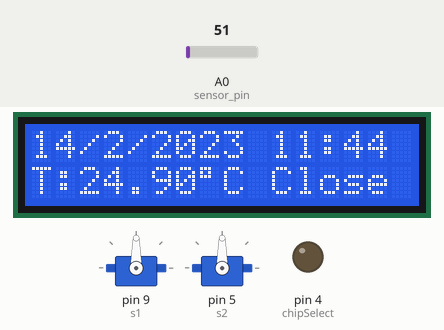
This sketch was run on a simulated Arduino Uno, built with avr-gcc and run on an emulated ATmega328P. Shown: 2 × servo, 16×2 character LCD, output pins drawn as LEDs (lit = HIGH). Inputs (shaded band) come from the test bench; at power-on: A0 (sensor_pin) = 51. The local clock reads 2024-03-15 10:24:30 at power-on unless the sketch sets it; storage starts empty; what the sketch prints to the serial monitor is not drawn.

Above: at 1.3 s.
1.4 s: A0 (sensor_pin) set to 58
At 6.4 s:
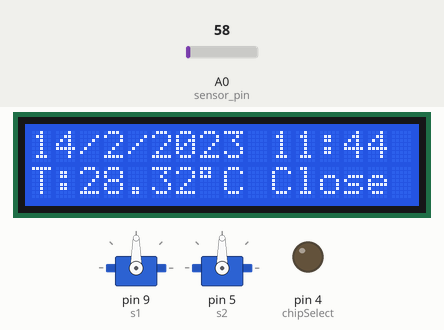
6.8 s: A0 (sensor_pin) set to 68
At 9.9 s:
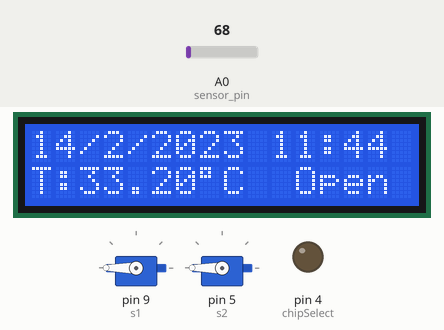
12.1 s: A0 (sensor_pin) set to 61
At 14.5 s:
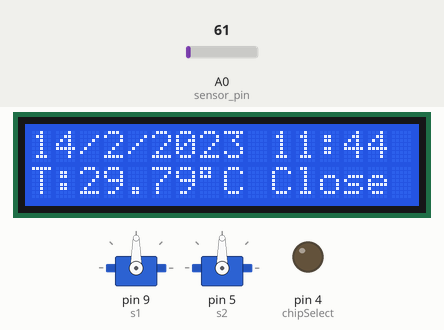
Timing chart, 0 to 16.0 s (numbered marks = the images above; inputs shaded):
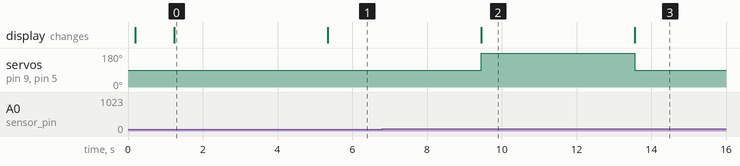

Measured:
- the behaviour switches between 61 and 62 on A0 (sensor_pin) (found by bisection; images 1 and 2)
- after the input at 1.4 s, the display: changes after 3.9 s (image 1)
- after the input at 6.8 s, servo on pin 9 (s1), servo on pin 5 (s2): 90° → 180° after 2.7 s; the display: changes after 2.7 s (image 2)
- after the input at 12.1 s, servo on pin 9 (s1), servo on pin 5 (s2): 180° → 90° after 1.5 s; the display: changes after 1.5 s (image 3)

The sketch:

lm35withservoRTC_SD.ino
```cpp
//NICEEEEE

#include <LiquidCrystal_I2C.h>
#include <virtuabotixRTC.h>
#include <SD.h>
#include <SPI.h>
#include <Servo.h>


virtuabotixRTC myRTC(6, 7, 8); //Initialize rtc

LiquidCrystal_I2C lcd(0x27, 16, 2);  // I2C address 0x3F, 16 column and 2 rows

Servo s1, s2;
#define ADC_VREF_mV    5000.0 // in millivolt
#define ADC_RESOLUTION 1024.0
#define I2C_ADDR 0x27


File myFile; //--> File Initialization
const int chipSelect = 4; //--> chipSelect (CS) Pin
const int sensor_pin = A0;
float temp;
float output;

void setup() {
  Serial.begin(9600);
    s1.attach(9);
    s2.attach(5);

  pinMode(sensor_pin,INPUT);
  pinMode(chipSelect, OUTPUT);
   myRTC.setDS1302Time(18, 44, 11, 3, 14, 2, 2023);
  // SD Card Initialization
if (!SD.begin(chipSelect)) {
    Serial.println("Initialization failed!");
    while (1);
  }

  Serial.println("Successfully Initializing Micro SD Card");
  Serial.println();
  delay(100);

  lcd.init();      // initialize the lcd
  lcd.backlight(); // open the backlight

}

void loop() {
  myRTC.updateTime();
  delay(1000);


  // get the ADC value from the LM35 temperature sensor
  int adcVal = analogRead(sensor_pin);
  // convert the ADC value to voltage in millivolt
  float milliVolt = adcVal * (ADC_VREF_mV / ADC_RESOLUTION);
  // convert the voltage to the temperature in Celsius
  float temp = milliVolt / 10;
  lcd.clear();


  Serial.print("Current date/Time: ");
  Serial.print(myRTC.dayofmonth);
  lcd.setCursor(0,0);
  lcd.print(myRTC.dayofmonth);
  Serial.print('/');
  lcd.setCursor(2,0);
  lcd.print("/");
  Serial.print(myRTC.month);
  lcd.setCursor(3,0);
  lcd.print(myRTC.month);
  Serial.print('/');
  lcd.setCursor(4,0);
  lcd.print("/");
  Serial.print(myRTC.year);
  lcd.setCursor(5,0);
  lcd.print(myRTC.year);
  Serial.print(" ");

  Serial.print(myRTC.hours);
  lcd.setCursor(10,0);
  lcd.print(myRTC.hours);
  Serial.print(':');
  lcd.setCursor(12,0);
  lcd.print(":");
  Serial.print(myRTC.minutes);
  lcd.setCursor(13,0);
  lcd.print(myRTC.minutes);
  Serial.print(':');
  Serial.print(myRTC.seconds);

  Serial.print(" Temperature: ");
  lcd.setCursor(0,1);
  lcd.print("T:");
  Serial.println(temp);
  lcd.print(temp);
  lcd.print((char)223);
  lcd.print("C");


  myFile = SD.open("datalog.txt", FILE_WRITE);
  if (myFile) {
    Serial.println("Writing to datalog.txt...");

        //----------------------------------------------Writing Date Data to Micro SD Card
        myFile.print("Date:");
        myFile.print(myRTC.dayofmonth);
        myFile.print("-");
        myFile.print(myRTC.month);
        myFile.print("-");
        myFile.print(myRTC.year);
        //----------------------------------------------

        myFile.print(", "); //--> Write the delimiter between the data in the form of a comma character to the Micro SD Card

        //----------------------------------------------Writing Time Data to Micro SD Card
        myFile.print("Time:");
        myFile.print(myRTC.hours);
        myFile.print(":");
        myFile.print(myRTC.minutes);
        myFile.print(":");
        myFile.print(myRTC.seconds);
        //----------------------------------------------
        myFile.print(", ");
        myFile.print("Temp:");
        myFile.print(temp); //--> Writing Temperature Data to Micro SD Card
       if(temp >= 30)
         {
          s1.write(180);
          Serial.println("Open Window");
          lcd.setCursor(11,1);
          lcd.print("Open");
          myFile.print("Open Window");
          s2.write(180);
          Serial.println("Open Window");
//          lcd.setCursor(11,1);
//          lcd.print("Open");
          myFile.print("Open Window");
         }else{
          s1.write(90);
          Serial.println("Close Window");
          lcd.setCursor(10,1);
          lcd.print("Close");
          myFile.print(" Close Window");
          s2.write(90);
          Serial.println("Close Window");
//          lcd.setCursor(10,1);
//          lcd.print("Close");
          myFile.print(" Close Window");

         }

        myFile.close(); //--> close the file

        Serial.println("Successfully writing Data to Micro SD Card");
        Serial.println("----");
        Serial.println();
  }
  // if the file didn't open, print an error:
  else {
    Serial.println("error opening datalog.txt");
  }
  delay(3000);
}
```
